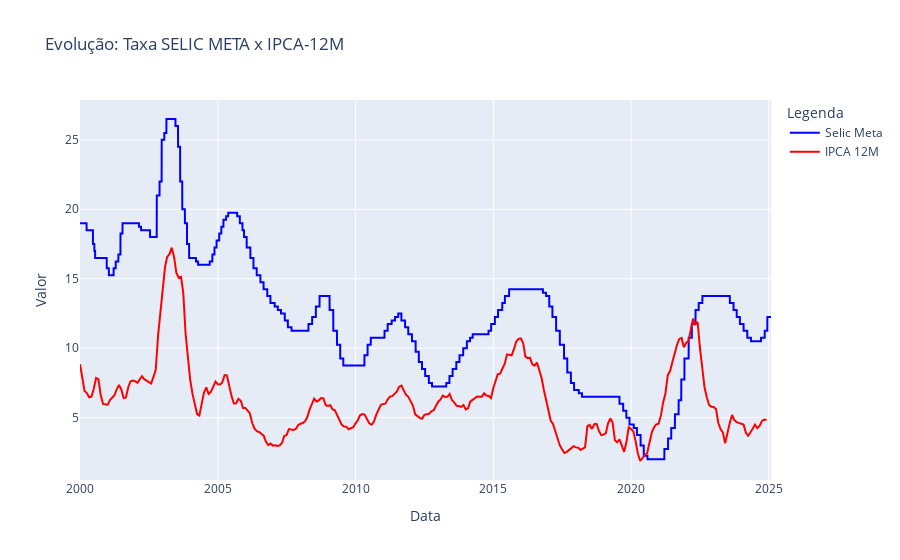

Notebook code for this chart:
### Code cell
fig = Dash.Figure()

fig.add_trace(Dash.Scatter(
    x=selic_meta_2000.index,
    y=selic_meta_2000['valor'],
    mode='lines',
    name='Selic Meta', 
    line=dict(color='blue')  
))

fig.add_trace(Dash.Scatter(
    x=ipca_12M_2000.index,
    y=ipca_12M_2000['valor'],
    mode='lines',
    name='IPCA 12M', 
    line=dict(color='red')  
))

fig.update_layout(
    title='Evolução: Taxa SELIC META x IPCA-12M',
    xaxis_title='Data',
    yaxis_title='Valor',
    legend_title='Legenda'
)

fig.show()

### Figure 1 — Plotly figure (JSON) as saved in the notebook; plotly's stock layout.template omitted (floating-point values rounded to 4 significant figures; data arrays with more than 128 entries replaced by an {"elided": "..."} marker saying what was removed)
{"data": [{"line": {"color": "blue"}, "mode": "lines", "name": "Selic Meta", "type": "scatter", "x": {"elided": "9161 str values"}, "y": {"elided": "9161 float values"}}, {"line": {"color": "red"}, "mode": "lines", "name": "IPCA 12M", "type": "scatter", "x": {"elided": "300 str values"}, "y": {"elided": "300 float values"}}], "layout": {"legend": {"title": {"text": "Legenda"}}, "title": {"text": "Evolução: Taxa SELIC META x IPCA-12M"}, "xaxis": {"title": {"text": "Data"}}, "yaxis": {"title": {"text": "Valor"}}}}
